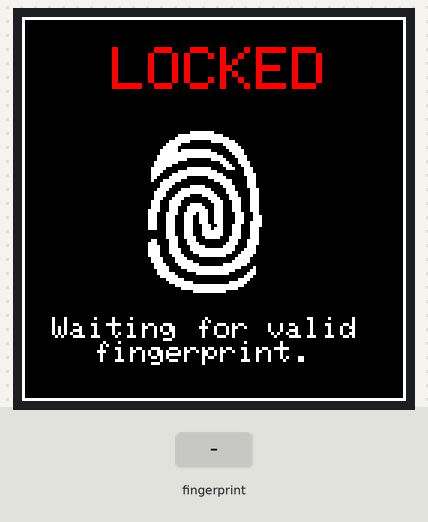
A sketch run on a simulated Arduino Uno, built with avr-gcc and run on an emulated ATmega328P. Shown: 128×128 colour display. Inputs (shaded band) come from the test bench. What the sketch prints to the serial monitor is not drawn.

Above: at 2.3 s.
2.4 s: finger stored as number 1 placed on the sensor
At 3.4 s:
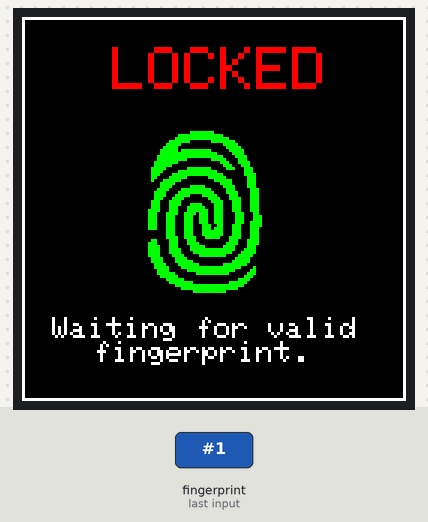
At 5.7 s:
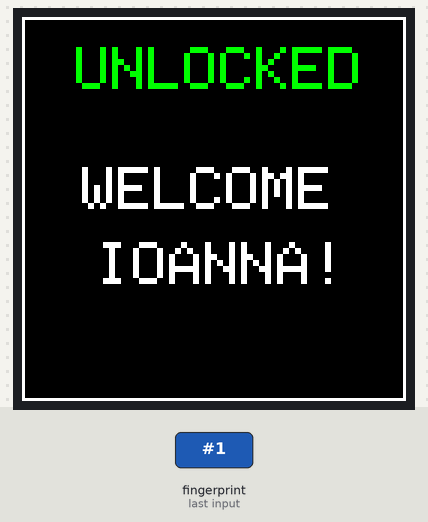
Timing chart, 0 to 7.2 s (numbered marks = the images above; inputs shaded):
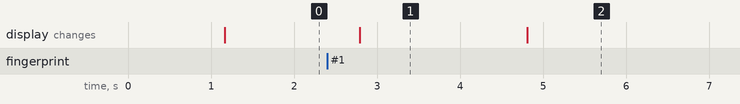

The sketch:

Fingerprint.ino
```cpp
#include <SPI.h>
#include <Adafruit_GFX.h>
#include <TFT_ILI9163C.h>
#include <Adafruit_Fingerprint.h>
#include <SoftwareSerial.h>

// Color definitions
#define BLACK   0x0000
#define BLUE    0x001F
#define RED     0xF800
#define GREEN   0x07E0
#define CYAN    0x07FF
#define MAGENTA 0xF81F
#define YELLOW  0xFFE0
#define WHITE   0xFFFF

#define __CS 10
#define __DC 9
static const uint8_t icon [] PROGMEM = {
0x0,0x0,0x0,0x0,0x0,0x0,0x0,0x0,
0x0,0x0,0x0,0x0,0x0,0x0,0x0,0x0,
0x0,0x0,0x0,0x0,0x0,0x0,0x0,0x0,
0x0,0x0,0x0,0x3f,0xc0,0x0,0x0,0x0,
0x0,0x0,0x3,0xff,0xf8,0x0,0x0,0x0,
0x0,0x0,0x7,0xff,0xfe,0x0,0x0,0x0,
0x0,0x0,0x1f,0xc0,0x7f,0x80,0x0,0x0,
0x0,0x0,0x3e,0x0,0x7,0xc0,0x0,0x0,
0x0,0x0,0x7c,0x0,0x3,0xe0,0x0,0x0,
0x0,0x0,0xfd,0xff,0x81,0xf0,0x0,0x0,
0x0,0x0,0xff,0xff,0xe0,0xf0,0x0,0x0,
0x0,0x1,0xff,0xff,0xf8,0x78,0x0,0x0,
0x0,0x1,0xff,0x80,0x7c,0x38,0x0,0x0,
0x0,0x3,0xfc,0x0,0xe,0x3c,0x0,0x0,
0x0,0x3,0xf0,0x0,0x7,0x1c,0x0,0x0,
0x0,0x7,0xc0,0x7f,0x83,0x8e,0x0,0x0,
0x0,0x7,0x83,0xff,0xe0,0xe,0x0,0x0,
0x0,0x7,0xf,0xff,0xf8,0xf,0x0,0x0,
0x0,0x6,0x1f,0x80,0xfc,0x7,0x0,0x0,
0x0,0x4,0x7e,0x0,0x3f,0x7,0x0,0x0,
0x0,0x0,0xf8,0x0,0xf,0x7,0x0,0x0,
0x0,0x0,0xf0,0x3e,0x7,0x87,0x0,0x0,
0x0,0x1,0xe1,0xff,0x83,0x83,0x80,0x0,
0x0,0x3,0xc3,0xff,0xc3,0xc3,0x80,0x0,
0x0,0x3,0xc7,0xc3,0xe1,0xc3,0x80,0x0,
0x0,0x3,0x8f,0x0,0xf1,0xe3,0x80,0x0,
0x0,0x7,0x1e,0x0,0x78,0xe3,0x80,0x0,
0x0,0x7,0x1e,0x3c,0x38,0xe3,0x80,0x0,
0x0,0x7,0x1c,0x7e,0x38,0xe3,0x80,0x0,
0x0,0xf,0x1c,0x7f,0x38,0xe3,0x80,0x0,
0x0,0xe,0x3c,0xf7,0x38,0x71,0x80,0x0,
0x0,0xe,0x38,0xe7,0x38,0x71,0xc0,0x0,
0x0,0xe,0x38,0xe7,0x38,0x71,0xc0,0x0,
0x0,0xe,0x38,0xe7,0x38,0x73,0xc0,0x0,
0x0,0xe,0x38,0xe3,0x98,0xe3,0xc0,0x0,
0x0,0xe,0x38,0xe3,0xb8,0xe3,0x80,0x0,
0x0,0x0,0x38,0xe3,0xf8,0xe3,0x80,0x0,
0x0,0x0,0x38,0xe3,0xf8,0xe3,0x80,0x0,
0x0,0x0,0x3c,0xf1,0xf1,0xe3,0x80,0x0,
0x0,0x6,0x1c,0x70,0x1,0xc7,0x80,0x0,
0x0,0xe,0x1c,0x78,0x3,0xc7,0x80,0x0,
0x0,0xf,0x1c,0x3e,0x7,0x87,0x0,0x0,
0x0,0xf,0x1e,0x3f,0xff,0x8f,0x0,0x0,
0x0,0xf,0x1e,0x1f,0xff,0x1f,0x0,0x0,
0x0,0xf,0xf,0x7,0xfc,0x3e,0x0,0x0,
0x0,0x7,0x87,0x80,0x0,0x7c,0x0,0x0,
0x0,0x7,0x87,0xe0,0x0,0xfc,0x0,0x0,
0x0,0x3,0xc3,0xf8,0x7,0xf8,0x0,0x0,
0x0,0x3,0xe1,0xff,0xff,0xe1,0x0,0x0,
0x0,0x1,0xe0,0x7f,0xff,0x83,0x0,0x0,
0x0,0x1,0xf8,0xf,0xfe,0x7,0x0,0x0,
0x0,0x0,0xfc,0x0,0x0,0xe,0x0,0x0,
0x0,0x0,0x3f,0x0,0x0,0x3c,0x0,0x0,
0x0,0x0,0x1f,0xe0,0x1,0xf8,0x0,0x0,
0x0,0x0,0x7,0xff,0xff,0xf0,0x0,0x0,
0x0,0x0,0x1,0xff,0xff,0xc0,0x0,0x0,
0x0,0x0,0x0,0x1f,0xfc,0x0,0x0,0x0,
0x0,0x0,0x0,0x0,0x0,0x0,0x0,0x0,
0x0,0x0,0x0,0x0,0x0,0x0,0x0,0x0,
0x0,0x0,0x0,0x0,0x0,0x0,0x0,0x0
};


TFT_ILI9163C display = TFT_ILI9163C(__CS,8, __DC);
SoftwareSerial mySerial(2, 3);
Adafruit_Fingerprint finger = Adafruit_Fingerprint(&mySerial);
int fingerprintID = 0;

void setup(void) {

  startFingerprintSensor();
  display.begin();
  displayLockScreen();
}

void loop() {

  fingerprintID = getFingerprintID();
  delay(50);
  if(fingerprintID == 1)
  {
    display.drawBitmap(30,35,icon,60,60,GREEN);
    delay(2000);
    displayUnlockedScreen();
    displayIoanna();
    delay(5000);
    display.fillScreen(BLACK);
    displayLockScreen();
  }

   if(fingerprintID == 2)
  {
    display.drawBitmap(30,35,icon,60,60,GREEN);
    delay(2000);
    displayUnlockedScreen();
    displayNick();
    delay(5000);
    display.fillScreen(BLACK);
    displayLockScreen();
  }
}


void displayUnlockedScreen()
{
   display.fillScreen(BLACK);
   display.drawRect(0,0,128,128,WHITE);

   display.setCursor(18,10);
   display.setTextColor(GREEN);
   display.setTextSize(2);
   display.print("UNLOCKED");

   display.setCursor(20,50);
   display.setTextColor(WHITE);
   display.setTextSize(2);
   display.print("WELCOME");
}
void displayNick()
{
  display.setCursor(35,75);
  display.setTextColor(WHITE);
  display.setTextSize(2);
  display.print("NICK!");
}

void displayIoanna()
{
  display.setCursor(25,75);
  display.setTextColor(WHITE);
  display.setTextSize(2);
  display.print("IOANNA!");
}

void displayLockScreen()
{
  display.drawRect(0,0,128,128,WHITE);
  display.setCursor(30,10);
  display.setTextColor(RED);
  display.setTextSize(2);
  display.print("LOCKED");

  display.setCursor(10,100);
  display.setTextColor(WHITE);
  display.setTextSize(1);
  display.print("Waiting for valid \n    fingerprint.");

  display.drawBitmap(30,35,icon,60,60,WHITE);
}
void startFingerprintSensor()
{
  Serial.begin(9600);
  finger.begin(57600);

  if (finger.verifyPassword()) {
    Serial.println("Found fingerprint sensor!");
  } else {
    Serial.println("Did not find fingerprint sensor");
  }
  Serial.println("Waiting for valid finger...");
}

int getFingerprintID() {
  uint8_t p = finger.getImage();
  if (p != FINGERPRINT_OK)  return -1;

  p = finger.image2Tz();
  if (p != FINGERPRINT_OK)  return -1;

  p = finger.fingerFastSearch();
  if (p != FINGERPRINT_OK)  return -1;

  // found a match!
  Serial.print("Found ID #"); Serial.print(finger.fingerID);
  Serial.print(" with confidence of "); Serial.println(finger.confidence);
  return finger.fingerID;
}
```

Measured:
- after the input at 2.4 s, the display: changes after 0.39 s (image 1)
- what the display in image 1 shows lasts 2.0 s, from 2.8 s to 4.8 s
